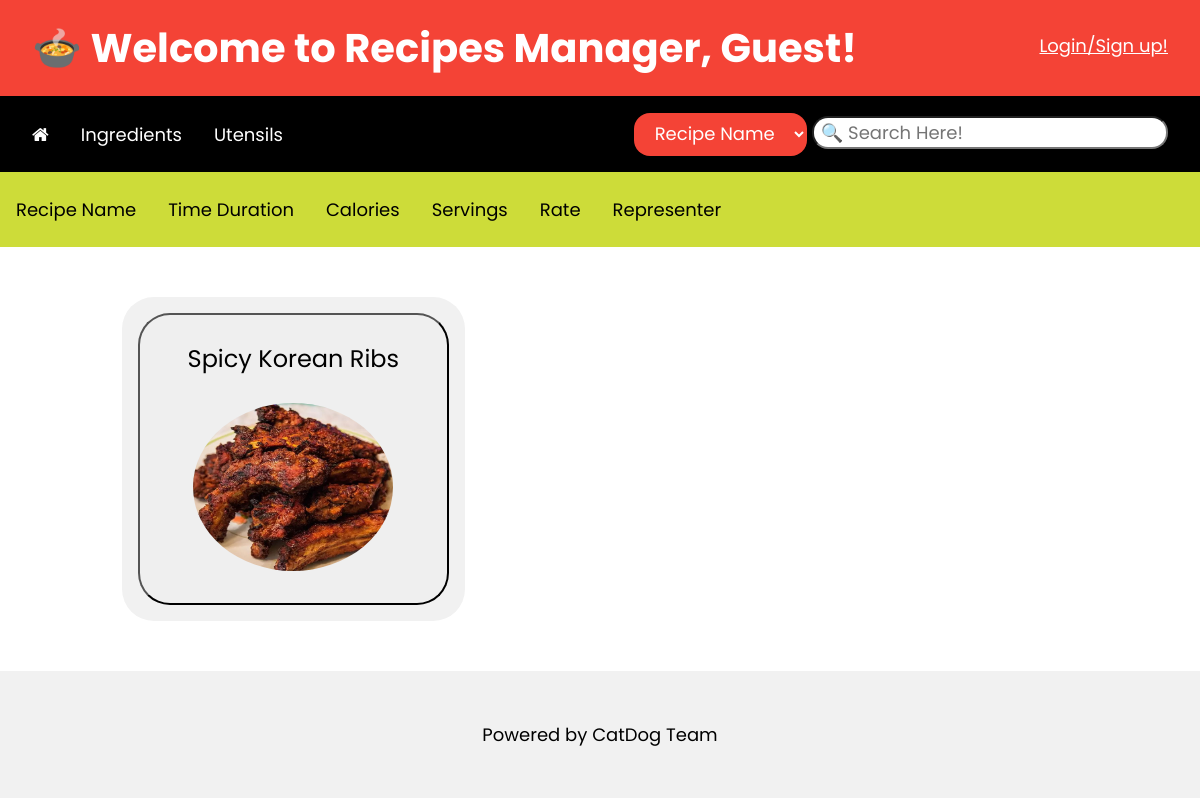
The app's page /, older data.
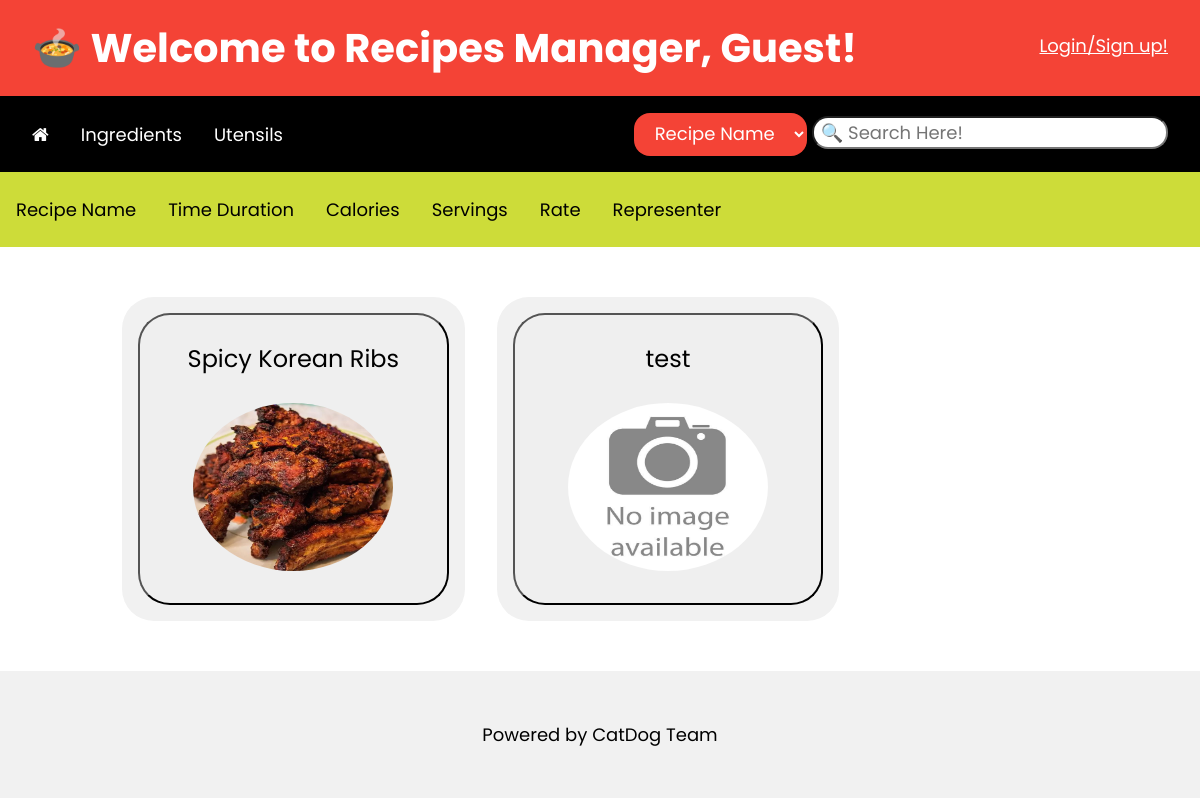
The same page, newer data.
### recipeManager/models.py (models this page shows, shortened)
class Recipe(models.Model):
    recipeID = models.AutoField(primary_key=True)
    recipeName = models.CharField(max_length=50)
    category = models.ManyToManyField(RecipeCategory, related_name="recipeCategory")
    ingredient = models.ManyToManyField(Ingredient, related_name="ingredients")
    ingredientAmount = models.JSONField(default=dict, blank=True, null=True)
    utensil = models.ManyToManyField(Utensil, related_name="utensils", blank=True)
    duration = models.DurationField()
    steps = models.TextField(max_length=3000)
    servings = models.FloatField()
    calories = models.FloatField()
    rating = models.FloatField(default=0)
    numRater = models.IntegerField(default=0)
    raters = models.JSONField(default=dict, blank=True, null=True)
    recipeImg = models.ImageField(upload_to ='recipe', blank=True, null=True, default='default/noImage.jpeg')
    chefID = models.OneToOneField(User, on_delete=models.CASCADE, blank=True, null=True)
    chefName = models.CharField(max_length=50, default='admin')

### recipeManager/views.py (the view, shortened to what this page needs)
# urls.py: path('', views.index, name='index'),
def index(request):
    message = "No Result!"
    allRecipe = Recipe.objects.all()
    user_ID = ''
    user_fname = ', Guest'
    login_stat = True
    if request.user.is_authenticated:
        user_fname = ', ' + request.user.get_short_name()
        login_stat = False
        user_ID = str(request.user.id)
    submittedValue = request.POST
    template = loader.get_template('recipeManager/index.html')
    context = {
        'loginStat' : login_stat,
        'name' : user_fname,
        'user_ID' : user_ID,
        'user' : request.user,
        'allRecipe': allRecipe,
        'message' : message,
    }
    return HttpResponse(template.render(context, request))

### recipeManager/templates/recipeManager/index.html (shortened to what this page needs)
<!DOCTYPE html>
<html>
    <head>
        <link rel="stylesheet" href="/static/recipeManager/css/w3.css">
        <link rel="stylesheet" href="https://cdnjs.cloudflare.com/ajax/libs/font-awesome/4.7.0/css/font-awesome.min.css">
    </head>
    <body>
        <header class="w3-container w3-bar w3-red">
            <h1 class="w3-bar-item w3-animate-zoom">&#127858 Welcome to Recipes Manager{{name}}!</h1>
            {% if loginStat %}
                <div >
                    <a href="login/" class="w3-bar-item w3-block w3-mobile w3-padding-32 w3-right">Login/Sign up!</a>
                </div>
            {% else %}
                <a href={% url 'logout' %} class="w3-bar-item w3-block w3-mobile w3-padding-32 w3-right">Logout!</a><a href="profile/" class="w3-bar-item w3-block w3-mobile w3-padding-32 w3-right">Profile Setting</a>
            {% endif%}
        </header>
        <div class="w3-bar w3-black">
            <div class="w3-panel w3-left">
                <a href="/" class="w3-bar-item w3-button w3-animate-zoom w3-hover-black-three"><i class="w3-large fa fa-home"></i></a>
                <a href="ingredient/" class="w3-bar-item w3-button w3-animate-zoom w3-hover-black-two ">Ingredients</a>
                <a href="utensil/" class="w3-bar-item w3-button w3-animate-zoom w3-hover-black-two">Utensils</a>
            </div>
            <div class="w3-container w3-right">
                <form class="w3-panel" method="post">
                    <select class="w3-button w3-red w3-round-xlarge" id="search" name="search">
                        <option value="recipeName">Recipe Name</option>
                    </select>
                    <input class="w3-round-xlarge" type="search" id="searchFor" name="searchFor" placeholder=" &#128269 Search Here!">
                </form>
            </div>
        </div>
        <div class="w3-bar w3-lime w3-margin-bottom w3-padding-16">
            <form method="post">
                <button class="w3-bar-item w3-button" type="submit" name="sortSubmit" value="recipeName">Recipe Name</button>
                <button class="w3-bar-item w3-button" type="submit" name="sortSubmit" value="duration">Time Duration</button>
                <button class="w3-bar-item w3-button" type="submit" name="sortSubmit" value="calories">Calories</button>
                <button class="w3-bar-item w3-button" type="submit" name="sortSubmit" value="servings">Servings</button>
                <button class="w3-bar-item w3-button" type="submit" name="sortSubmit" value="rating">Rate</button>
                <button class="w3-bar-item w3-button" type="submit" name="sortSubmit" value="chefName">Representer</button>
            </form>
        </div>
        <div class="w3-content" style="max-width:1100px">
            <div class="w3-container">
                {% if allRecipe %}
                    <ul>
                        <div class="w3-row">
                            {% for item in allRecipe %}
                                <div class="w3-mobile w3-container w3-col s4 w3-round-xxlarge w3-light-grey w3-padding-16 w3-margin w3-hover-shadow">
                                    <button onclick="document.getElementById('{{ item.recipeID }}').style.display='block'" class="w3-bar w3-round-xxlarge w3-padding-16">
                                        <h3>{{ item.recipeName }}</h3>
                                        <img class="w3-circle w3-padding-16 w3-border-aqua" width="200px" height="200px" src="/media/{{ item.recipeImg }}" alt="{{ item.recipeName }}">
                                    </button>
                                </div>
                            {% endfor %}
                        </div>
                    </ul>
                {% else %}
                    {% if message %}
                        <div class="w3-panel w3-red">
                            <p><b>{{ message }}</b></p>
                        </div>
                    {% endif %}
                {% endif %}
            </div>
        </div>
        <footer class="w3-center w3-light-grey w3-padding-32 w3-margin-top">
            <p>Powered by CatDog Team</p>
        </footer>
    </body>
</html>

Row changes from the older to the newer data that the page shows:
added Recipe: recipeName "test", recipeImg (placeholder picture)
